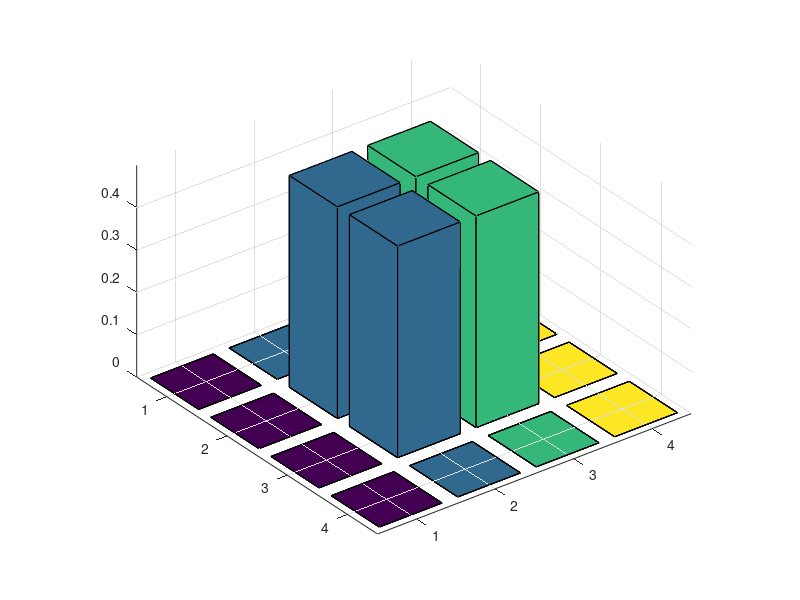

Write MATLAB code to recreate this figure. (Note: this script raises an error after producing the figure.)
%=========================================================================
% Here I'm building the idealised protocol using the gate level
% implementation from the Schwartz paper. This assumes a unitary evolution
% of the photon
%=========================================================================

close all;
set(0,'DefaultFigureVisible','on');

sigmaX = [0,1;1,0];
sigmaY = [0,-1i;1i,0];
sigmaZ = [1,0;0,-1];
sigma0 = eye(2,2);

X = 1/sqrt(2)*sigmaX;
Y = 1/sqrt(2)*sigmaY;
Z = 1/sqrt(2)*sigmaZ;
I = 1/sqrt(2)*sigma0;

plus = 1/sqrt(2) * [1;1];
%minus = 1/sqrt(2) * [1;-1];
zero = [1;0];

CNOT = [1,0,0,0;0,1,0,0;0,0,0,1;0,0,1,0];
CZ = [1,0,0,0;0,1,0,0;0,0,1,0;0,0,0,-1];
%figure;bar3(CNOT);

% We're going to CNOT the plus state of the DE and the zero state of the
% photon.
plus_zero = kron(plus, zero);

% G is the gate which represents the pi/2 rotation about the x axis caused
% by the laser excitation pulse. 
%G = kron(exp(-1i*(pi/4)*sigmaX),sigma0);
G = [0,0,-1i,0; 0,0,0,-1i; -1i,0,0,0; 0,-1i,0,0];

% The DE state becomes entangled with the photon through the application of
% the CNOT gate
GCnot = G*CNOT;
%cycle = cyc*plus_zero;
cycle = G*CNOT*plus_zero;

% Create the density matrix of the cycle
rho_cycle = cycle*ctranspose(cycle);
figure('Name','Cycle1');bar3(real(rho_cycle));
hold on;
bar3(imag(rho_cycle));

% ChiMatrix = BuildChi(rho_cycle, rho_cycle, rho_cycle, rho_cycle, 4);
% figure;bar3(real(ChiMatrix));hold on; bar3(imag(ChiMatrix));

endcyc = CZ*cycle;
rho_end1 = endcyc*endcyc';
figure('Name','EndCycle');bar3(real(rho_end));hold on;bar3(imag(rho_end));
%kron(sigmaX*[0,-1i;-1i,0],sigma0)

cycle2 = kron(G*CNOT,sigma0)*(kron(cycle,zero));
rho_cycle2 = cycle2*ctranspose(cycle2);
figure('Name','Cycle2');bar3(real(rho_cycle2));hold on; bar3(imag(cycle2));

endcyc2 = kron(CZ,sigma0)*cycle2;
rho_end2 = endcyc2*endcyc2';
figure('Name','EndCycle2');bar3(real(rho_end2));hold on;bar3(imag(rho_end2));

cycle3 = kron(kron(G*CNOT,sigma0),sigma0)*(kron(cycle2,zero));
rho_cycle3 = cycle3*ctranspose(cycle3);
figure('Name','Cycle3');bar3(real(rho_cycle3));hold on; bar3(imag(cycle3));

cycle4 = kron(kron(kron(G*CNOT,sigma0),sigma0),sigma0)*(kron(cycle3,zero));
rho_cycle4 = cycle4*ctranspose(cycle4);
figure('Name','Cycle4');bar3(real(rho_cycle4));hold on; bar3(imag(cycle4));

figure;
subplot(2,2,1);
bar3(real(rho_cycle));hold on; bar3(imag(rho_cycle));
subplot(2,2,2);
bar3(real(rho_cycle2));hold on; bar3(imag(cycle2));
subplot(2,2,3);
bar3(real(rho_cycle3));hold on; bar3(imag(cycle3));
subplot(2,2,4);
bar3(real(rho_cycle4));hold on; bar3(imag(cycle4));